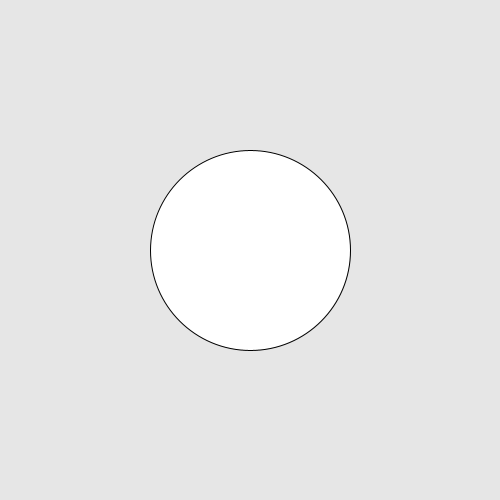
Frame 1 (no input)
Frame 60 (the mouse pressed at the canvas centre just before this capture): identical to frame 1, image omitted
Frame 120 (the mouse held since frame 60 and released just before this capture): identical to frame 1, image omitted

The Processing sketch that drew this single still picture (run headless with seeded random() and noise(); from frame 60 on, the mouse is pressed at the canvas centre):

// Processing sketch: sketch_200406a
// ── sketch_200406a.pde
int position = 250;
int positionY = 250;
int speed = 1;
int ySpeed = 1;

void setup(){
     size(500, 500);
     
}
 
void draw() {
    background(230);

      speed = -speed;
  
  if (positionY > height) {
    ySpeed = -ySpeed;
  
   
   position += speed;
   positionY += ySpeed;
  }
   
  ellipse(position, positionY, 200, 200);
}
